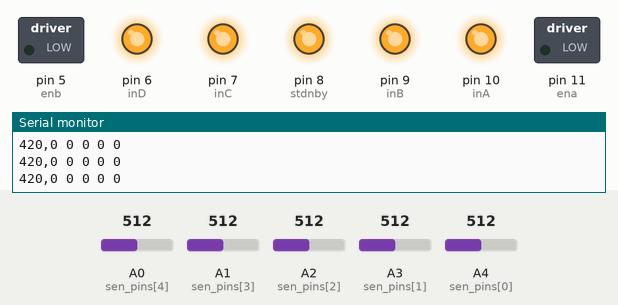
The sketch below on a simulated Arduino Uno, built with avr-gcc and run on an emulated ATmega328P. Parts: switched loads named in the sketch (green lamp = pin HIGH), output pins drawn as LEDs (lit = HIGH), the last lines printed to the serial monitor. The test bench sets the inputs (shaded band); at power-on: A0 (sen_pins[4]) = 512, A1 (sen_pins[3]) = 512, A2 (sen_pins[2]) = 512, A3 (sen_pins[1]) = 512, A4 (sen_pins[0]) = 512.

Above: at 1.2 s.
1.3 s: A0 (sen_pins[4]) set to 186
4.3 s: A0 (sen_pins[4]) set to 161
At 5.5 s:
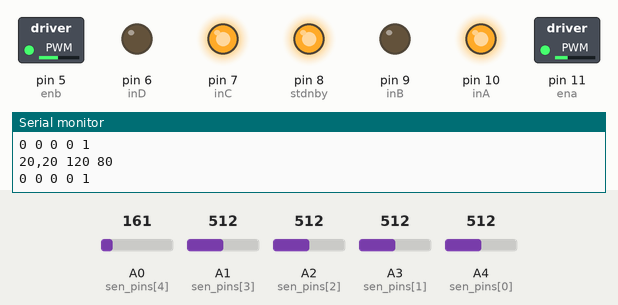
5.8 s: A0 (sen_pins[4]) set to 264
At 6.9 s:
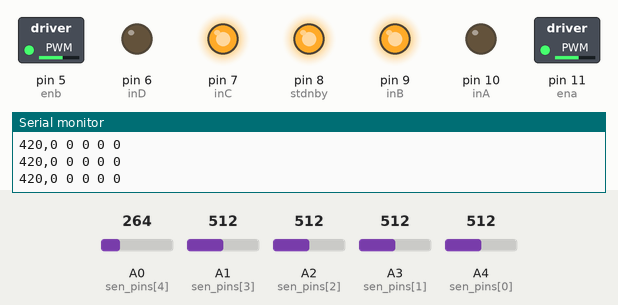
7.3 s: A1 (sen_pins[3]) set to 238
8.8 s: A1 (sen_pins[3]) set to 211
At 9.1 s:
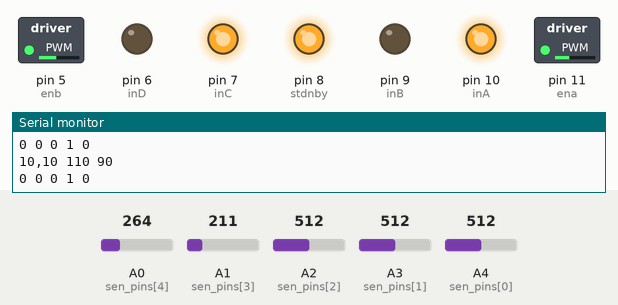
11.8 s: A2 (sen_pins[2]) set to 170
14.8 s: A2 (sen_pins[2]) set to 152
At 15.1 s:
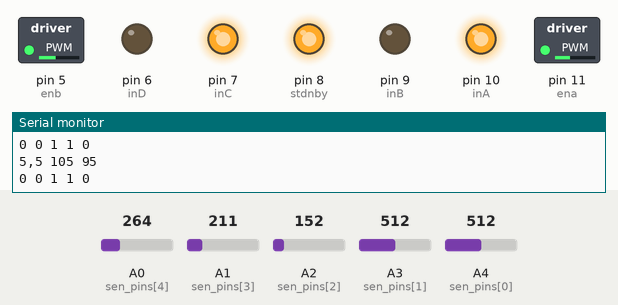
Timing chart, 0 to 17.8 s (numbered marks = the images above; inputs shaded):
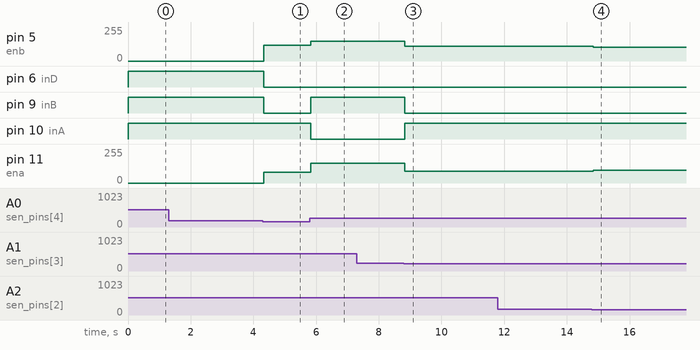

The sketch:

mylfr_personal.ino
```cpp
//after setting pins for motor driver it should be checked that the motor is working
//forward or reverse
#define ena 11
#define inA 10
#define inB 9
#define stdnby 8
#define inC 7
#define inD 6
#define enb 5
#define trigPin_for_sonar1 13
#define echoPin_for_sonar1 12

//sensor analog value should be taken before placing it to th[] array
int uturn = 150;
int th[5] = {160, 230, 160, 220, 170 };
int sen_pins[5] = {A4, A3, A2, A1, A0};
void wheel(int lm, int rm);
int i, sen[5], s[5], lastSensor, lastError;
int base_L = 100;
int base_R = 100;
float kp = 1;
float kd = 0;
float ki = 0;
void setup()
{
  mot_init();
  other_init();
  sonar_init();
}
void loop()
{

  line_follow();
  //wheel(200, 200);

  //  int my_dis = distance_from_sonar(trigPin_for_sonar1, echoPin_for_sonar1);
  //  if (my_dis == 6 ) {
  //    wheel(0, 0);//stop
  //    delay(500);
  //    wheel(100, -100);//right
  //    delay(400);
  //    wheel(100, 100);//forward
  //    delay(500);
  //    wheel(-100, 100);//left
  //    delay(300);
  //    wheel(100, 100);//forward
  //    delay(500);
  //    wheel(-100, 100);//left
  //    delay(300);
  //
  //
  //  }
  //  else {
  //   wheel(90, 80);
  //   // line_follow();
  //  }


}

void other_init()
{
  lastSensor = 0;
  lastError = 0;
  Serial.begin(9600);
}
void sonar_init() {
  pinMode(trigPin_for_sonar1, OUTPUT);
  pinMode(echoPin_for_sonar1, INPUT);
}

int distance_from_sonar(int trigPin_for_sonar, int echoPin_for_sonar) {
  long duration;
  int distance;
  digitalWrite(trigPin_for_sonar, LOW);
  delayMicroseconds(2);
  digitalWrite(trigPin_for_sonar, HIGH);
  delayMicroseconds(10);
  digitalWrite(trigPin_for_sonar, LOW);
  duration = pulseIn(echoPin_for_sonar, HIGH);
  distance = duration * 0.034 / 2;
  return distance;

}
void mot_init()
{
  pinMode(inA, OUTPUT);
  pinMode(inB, OUTPUT);
  pinMode(inC, OUTPUT);
  pinMode(inD, OUTPUT);
  pinMode(ena, OUTPUT);
  pinMode(enb, OUTPUT);
  pinMode(stdnby, OUTPUT);
  digitalWrite(stdnby, HIGH);
  digitalWrite(inA, HIGH);
  digitalWrite(inB, HIGH);
  digitalWrite(inC, HIGH);
  digitalWrite(inD, HIGH);

}

void wheel(int lm, int rm)
{
  if (lm == 0)
  {
    digitalWrite(inC, HIGH);
    digitalWrite(inD, HIGH);
  }
  if (lm > 0)
  {
    digitalWrite(inC, HIGH);
    digitalWrite(inD, LOW);
  }
  else if (lm < 0)
  {
    digitalWrite(inC, LOW);
    digitalWrite(inD, HIGH);
  }


  if (rm == 0)
  {
    digitalWrite(inA, HIGH);
    digitalWrite(inB, HIGH);
  }
  if (rm > 0)
  {
    digitalWrite(inA, HIGH);
    digitalWrite(inB, LOW);
  }
  else if (rm < 0)
  {
    digitalWrite(inA, LOW);
    digitalWrite(inB, HIGH);
  }
  if (lm > 254) lm = 254;
  if (lm < -254) lm = -254;
  if (rm > 254) rm = 254;
  if (rm < -254) rm = -254;

  analogWrite(ena, abs(rm));
  analogWrite(enb, abs(lm));

}

int readSensor()
{
  for (i = 0; i < 5; i++)
  {
    sen[i] = analogRead(sen_pins[i]);
    if (sen[i] < th[i])
    {
      s[i] = 1;
    }
    else {
      s[i] = 0;
    }
  }
  for (i = 0; i < 5; i++)
  {

    Serial.print(s[i]);
    Serial.print(" ");

  }
  Serial.println(" ");

  int error, sum;
  sum = s[0] + s[1] + s[2] + s[3] + s[4];

  if (sum != 0)
  {
    error = (s[0] * 10 + s[1] * 20 + s[2] * 30 + s[3] * 40 + s[4] * 50) / sum - 30;
  }
  else
  {
    error = 420;
  }

  if (s[0] == 1) lastSensor = 1;
  else if (s[4] == 1) lastSensor = 2;
  Serial.print(error);
  Serial.print(",");
  return error;
}
int read_sensor_quad() {

}


void line_follow()
{
  int error, corr, final_l, final_r;
  float p, d, I;
  error = readSensor();
  if (error == 420)
  {
    if (lastSensor == 1) {
      wheel(-uturn, uturn);
    }
    else if (lastSensor == 2) {
      wheel(uturn, -uturn);
    }
  }
  else
  {
    p = kp * error;
    d = kd * (error - lastError);
    I = ki * (I + error);
    corr = p + d + I;
    Serial.print(corr);
    final_l = base_L + corr;
    final_r = base_R - corr;
    if (final_l < 0)final_l = 0;
    if (final_r < 0) final_r = 0;
    Serial.print(" ");
    Serial.print(final_l);
    Serial.print(" ");
    Serial.println(final_r);

    wheel(final_l, final_r );
    if ((error - lastError) != 0) delay(5);
    lastError = error;
  }

}
```

Measured:
- the behaviour switches between 170 and 169 on A0 (sen_pins[4]) (found by bisection; images 0 and 1)
- the behaviour switches between 220 and 219 on A1 (sen_pins[3]) (found by bisection; images 2 and 3)
- after the input at 4.3 s, pin 5 (enb): 0/255 → 120/255 at once; pin 6 (inD), pin 9 (inB): HIGH → LOW at once; pin 11 (ena): 0/255 → 80/255 at once
- after the input at 5.8 s, pin 5 (enb): 120/255 → 150/255 at once; pin 9 (inB): LOW → HIGH at once; pin 10 (inA): HIGH → LOW at once; pin 11 (ena): 80/255 → 150/255 at once
- after the input at 8.8 s, pin 5 (enb): 150/255 → 110/255 at once; pin 9 (inB): HIGH → LOW at once; pin 10 (inA): LOW → HIGH at once; pin 11 (ena): 150/255 → 90/255 at once
- after the input at 14.8 s, pin 5 (enb): 110/255 → 105/255 at once; pin 11 (ena): 90/255 → 95/255 at once
